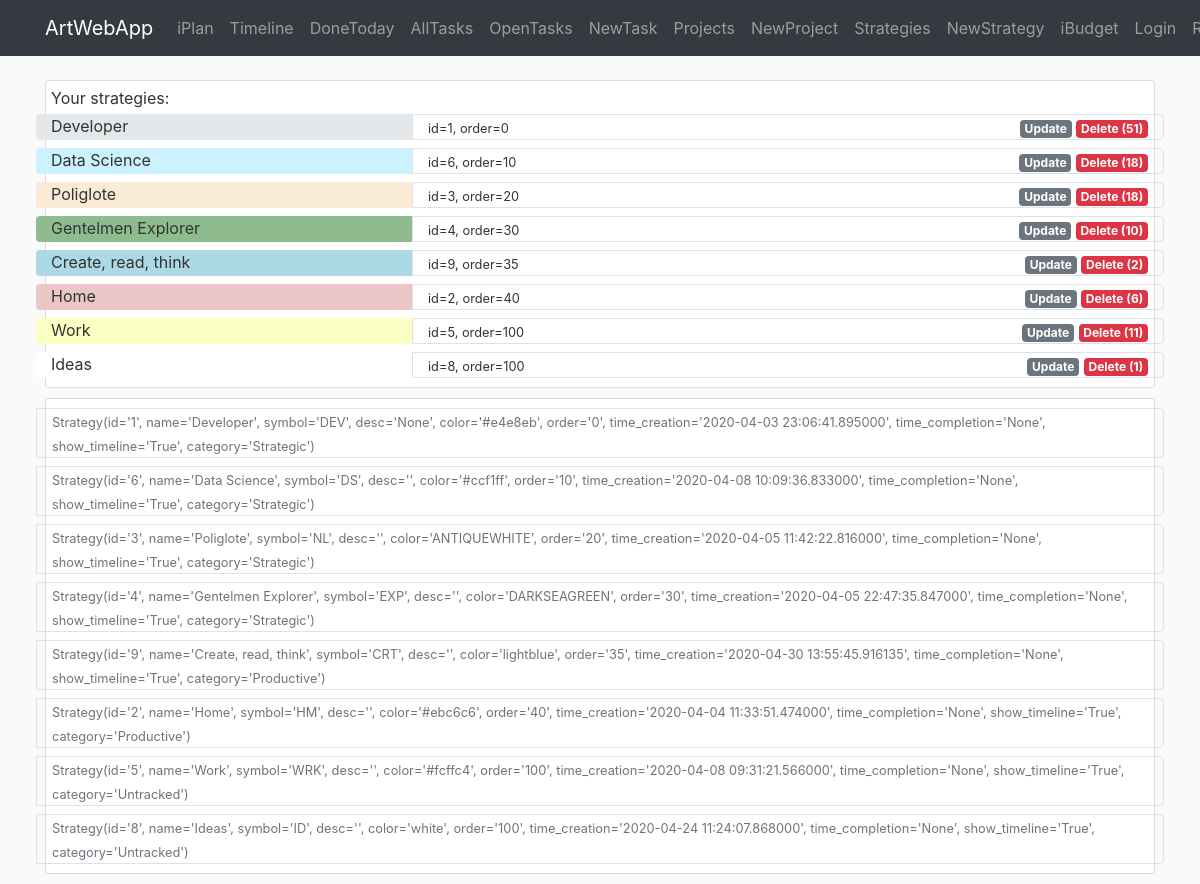
The page /iplan/strategy on the database its author committed.
### awa/iplan/models.py (models this page shows)
class Strategy(db.Model):
    id = db.Column(db.Integer, primary_key=True)
    name = db.Column(db.String(40), nullable=False)
    symbol = db.Column(db.String(3))
    desc = db.Column(db.Text)
    color = db.Column(db.String(7))
    order = db.Column(db.Integer)
    time_creation = db.Column(db.DateTime, default=datetime.now)
    time_completion = db.Column(db.DateTime)
    show_timeline = db.Column(db.Boolean, default=True, nullable=False)
    category = db.Column(db.String(20), nullable=True)
    br_task = db.relationship('Task', backref='strategy')  # todo: lazy=True - test that later
    def __repr__(self):
        return f"Strategy(id='{self.id}', name='{self.name}', symbol='{self.symbol}', desc='{self.desc}'," \
               f" color='{self.color}', order='{self.order}', time_creation='{self.time_creation}'," \
               f" time_completion='{self.time_completion}', show_timeline='{self.show_timeline}'," \
               f" category='{self.category}')"

### awa/iplan/routes.py (the view)
@iplan.route('/iplan/strategy', methods=['GET', 'POST'])
def strategy():
    strategies = Strategy.query.order_by(Strategy.order).all()
    count_tasks = {item.id: len(Task.query.filter_by(id_strategy=item.id).all()) for item in strategies}
    return render_template('iplan/strategy.html', strategies=strategies, legend='Create New Strategy',
                           count_tasks=count_tasks)

### awa/templates/iplan/strategy.html
{% extends "layout.html" %}
{% block content %}
<div class="container">
   <div class="content-section">
       Your strategies:
        {% for item in strategies %}
        <div class="row">
            <div class="col-4 rounded-left mt-1 mb-1" style="background-color:{{item.color}}">
                {{item.name}}
            </div>
            <div class="col border rounded-right mt-1 mb-1">
                <div class="row p-0">
                    <div class="col-auto">
                        <small>id={{item.id}}, order={{item.order}}</small>
                    </div>
                    <div class="col-auto ml-auto">
                        <a href="{{url_for('iplan.strategy_update', id_strategy=item.id)}}" class="badge badge-secondary">Update</a>
                        {% if count_tasks[item.id] != 0 %}
                            <a href="{{url_for('iplan.strategy_delete', id_strategy=item.id)}}" class="badge badge-danger">Delete ({{count_tasks[item.id]}})</a>
                        {% else %}
                            <a href="{{url_for('iplan.strategy_delete', id_strategy=item.id)}}" class="badge badge-warning">Delete ({{count_tasks[item.id]}})</a>
                        {% endif %}
                    </div>
                </div>
            </div>
        </div>
        {% endfor %}
    </div>
   <div class="content-section">
        {% for item in strategies %}
        <div class="row">
            <div class="col border rounded-right mt-1 mb-1">
                <div class="row p-0">
                    <div class="col-auto">
                        <small class="text-muted">{{item}}</small>
                    </div>
                </div>
            </div>
        </div>
        {% endfor %}
    </div>
</div>
{% endblock content %}

### awa/templates/layout.html (shortened to what this page needs)
<!DOCTYPE html>
<html lang="en">
<head>
    <link rel="stylesheet" href="https://stackpath.bootstrapcdn.com/bootstrap/4.4.1/css/bootstrap.min.css">
    <link rel="stylesheet" type="text/css" href="{{ url_for('static', filename='main.css') }}">
</head>
<body>
    <header>
        <nav class="navbar navbar-expand-md navbar-dark bg-dark fixed-top">
            <div class="container">
                <a class="navbar-brand" href="{{ url_for('main.home') }}">ArtWebApp</a>
                <div class="collapse navbar-collapse" id="navbarSupportedContent">
                    <div class="navbar-nav mr-auto">
                        <a class="nav-item nav-link" href="{{ url_for('iplan.home') }}">iPlan</a>
                        <a class="nav-item nav-link" href="{{ url_for('iplan.timeline') }}">Timeline</a>
                        <a class="nav-item nav-link" href="{{ url_for('iplan.task_donetoday') }}">DoneToday</a>
                        <a class="nav-item nav-link" href="{{ url_for('iplan.task') }}">AllTasks</a>
                        <a class="nav-item nav-link" href="{{ url_for('iplan.task_open') }}">OpenTasks</a>
                        <a class="nav-item nav-link" href="{{ url_for('iplan.task_create', timeline_category='This Week') }}">NewTask</a>
                        <a class="nav-item nav-link" href="{{ url_for('iplan.project') }}">Projects</a>
                        <a class="nav-item nav-link" href="{{ url_for('iplan.project_create') }}">NewProject</a>
                        <a class="nav-item nav-link" href="{{ url_for('iplan.strategy') }}">Strategies</a>
                        <a class="nav-item nav-link" href="{{ url_for('iplan.strategy_create') }}">NewStrategy</a>
                    </div>
                    <div class="navbar-nav">
                        <a class="nav-item nav-link" href="{{ url_for('ibudget.home')}}">iBudget</a>
                        <a class="nav-item nav-link" href="#">Login</a>
                        <a class="nav-item nav-link" href="#">Register</a>
                    </div>
                </div>
            </div>
        </nav>
    </header>
    <main role="main">
            {% block content %}{% endblock %}
    </main>
</body>
</html>

### awa/static/main.css (style rules this page uses)
body { background: #fafafa; color: #333333; margin-top: 5rem; }
.content-section { background: #ffffff; padding: 5px 5px; border: 1px solid #dddddd; border-radius: 3px; margin-bottom: 10px; }

### rows shown on the page
Strategy: name "Developer", id "1", order "0", count_tasks "51", id+name+symbol "Strategy(id='1', name='Developer', symbol='DEV', desc='None', color='#e4e8eb', order='0', time_creation='2020-04-03 23:06:41.895000', time_completion='None', show_timeline='True', category='Strategic')"
Strategy: name "Data Science", id "6", order "10", count_tasks "18", id+name+symbol "Strategy(id='6', name='Data Science', symbol='DS', desc='', color='#ccf1ff', order='10', time_creation='2020-04-08 10:09:36.833000', time_completion='None', show_timeline='True', category='Strategic')"
Strategy: name "Poliglote", id "3", order "20", count_tasks "18", id+name+symbol "Strategy(id='3', name='Poliglote', symbol='NL', desc='', color='ANTIQUEWHITE', order='20', time_creation='2020-04-05 11:42:22.816000', time_completion='None', show_timeline='True', category='Strategic')"
Strategy: name "Gentelmen Explorer", id "4", order "30", count_tasks "10", id+name+symbol "Strategy(id='4', name='Gentelmen Explorer', symbol='EXP', desc='', color='DARKSEAGREEN', order='30', time_creation='2020-04-05 22:47:35.847000', time_completion='None', show_timeline='True', category='Strategic')"
Strategy: name "Create, read, think", id "9", order "35", count_tasks "2", id+name+symbol "Strategy(id='9', name='Create, read, think', symbol='CRT', desc='', color='lightblue', order='35', time_creation='2020-04-30 13:55:45.916135', time_completion='None', show_timeline='True', category='Productive')"
Strategy: name "Home", id "2", order "40", count_tasks "6", id+name+symbol "Strategy(id='2', name='Home', symbol='HM', desc='', color='#ebc6c6', order='40', time_creation='2020-04-04 11:33:51.474000', time_completion='None', show_timeline='True', category='Productive')"
Strategy: name "Work", id "5", order "100", count_tasks "11", id+name+symbol "Strategy(id='5', name='Work', symbol='WRK', desc='', color='#fcffc4', order='100', time_creation='2020-04-08 09:31:21.566000', time_completion='None', show_timeline='True', category='Untracked')"
Strategy: name "Ideas", id "8", order "100", show_timeline "1", id+name+symbol "Strategy(id='8', name='Ideas', symbol='ID', desc='', color='white', order='100', time_creation='2020-04-24 11:24:07.868000', time_completion='None', show_timeline='True', category='Untracked')"
